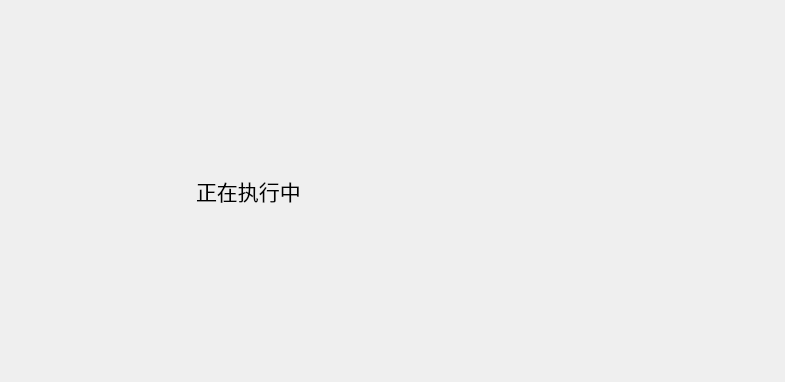
<?xml version="1.0" encoding="UTF-8"?>
<ui version="4.0">
 <class>QtWaitWidgetsClass</class>
 <widget class="QWidget" name="QtWaitWidgetsClass">
  <property name="geometry">
   <rect>
    <x>0</x>
    <y>0</y>
    <width>785</width>
    <height>382</height>
   </rect>
  </property>
  <property name="windowTitle">
   <string>QtWaitWidgetsClass</string>
  </property>
  <layout class="QHBoxLayout" name="horizontalLayout_2" stretch="1,3">
   <property name="spacing">
    <number>0</number>
   </property>
   <property name="leftMargin">
    <number>0</number>
   </property>
   <property name="topMargin">
    <number>0</number>
   </property>
   <property name="rightMargin">
    <number>0</number>
   </property>
   <property name="bottomMargin">
    <number>0</number>
   </property>
   <item>
    <widget class="SpotsShrinkCircle" name="widget" native="true">
     <property name="minimumSize">
      <size>
       <width>160</width>
       <height>160</height>
      </size>
     </property>
    </widget>
   </item>
   <item>
    <layout class="QVBoxLayout" name="verticalLayout_2" stretch="1">
     <property name="spacing">
      <number>0</number>
     </property>
     <item>
      <layout class="QVBoxLayout" name="verticalLayout" stretch="0,1,0">
       <item>
        <spacer name="verticalSpacer">
         <property name="orientation">
          <enum>Qt::Vertical</enum>
         </property>
         <property name="sizeHint" stdset="0">
          <size>
           <width>20</width>
           <height>18</height>
          </size>
         </property>
        </spacer>
       </item>
       <item>
        <widget class="QLabel" name="lbl_Message">
         <property name="minimumSize">
          <size>
           <width>0</width>
           <height>60</height>
          </size>
         </property>
         <property name="font">
          <font>
           <pointsize>16</pointsize>
          </font>
         </property>
         <property name="text">
          <string>正在执行中</string>
         </property>
        </widget>
       </item>
       <item>
        <spacer name="verticalSpacer_2">
         <property name="orientation">
          <enum>Qt::Vertical</enum>
         </property>
         <property name="sizeHint" stdset="0">
          <size>
           <width>20</width>
           <height>18</height>
          </size>
         </property>
        </spacer>
       </item>
      </layout>
     </item>
    </layout>
   </item>
  </layout>
 </widget>
 <layoutdefault spacing="6" margin="11"/>
 <customwidgets>
  <customwidget>
   <class>SpotsShrinkCircle</class>
   <extends>QWidget</extends>
   <header>WaitingSpinnerWidget.h</header>
   <container>1</container>
  </customwidget>
 </customwidgets>
 <resources/>
 <connections/>
</ui>
